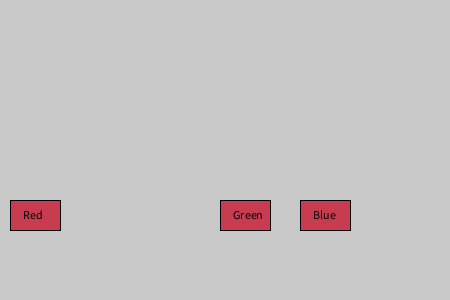
Frame 1 (no input)
Frame 60 (the mouse pressed at the canvas centre just before this capture): identical to frame 1, image omitted
Frame 120 (the mouse held since frame 60 and released just before this capture): identical to frame 1, image omitted

The Processing sketch that drew this single still picture (run headless with seeded random() and noise(); from frame 60 on, the mouse is pressed at the canvas centre):

// Processing sketch: sketch043
// ── sketch043.pde
color bgcolor = color (200, 200, 200);
button bred, bgreen, bblue;
void setup()
{
  size (450, 300);
  bred = new button (10, 200, 50, 30, "Red");
  bgreen = new button (220, 200, 50, 30, "Green");
  bblue = new button (300, 200, 50, 30, "Blue");
}

void draw ()
{
  background (bgcolor);
  bred.draw();
  bgreen.draw();
  bblue.draw();
}

void mousePressed ()
{
  if (bred.armed()) bgcolor = color(random(128,255),
           green(bgcolor), blue(bgcolor));
  if (bgreen.armed()) bgcolor = color(red(bgcolor),
           random(128,255), blue(bgcolor));
  if (bblue.armed()) bgcolor = color(red(bgcolor),
           green(bgcolor), random(128,255));
}
class button
{
  int bx, by, bw, bh;
  color armedColor= color(20,200,20);
  color unarmedColor = color (200,200,40);
  String label;
 
  button (int x, int y, int w, int h, String s)
  {
    bx = x; by = y; bw = w; bh = h;
    label = s;
  }

  void draw ()
  {
    if (armed()) fill (20, 200, 40);
      else fill (200, 60, 80);
    rect (bx, by, bw, bh);
    fill (0); text (label, bx+13, by+19);
  }

  boolean armed ()
  {
    if ( (mouseX>=bx) && (mouseX<bx+bw) &&
         (mouseY>=by) && (mouseY<by+bh) ) return true;
    return false;
  }
}
